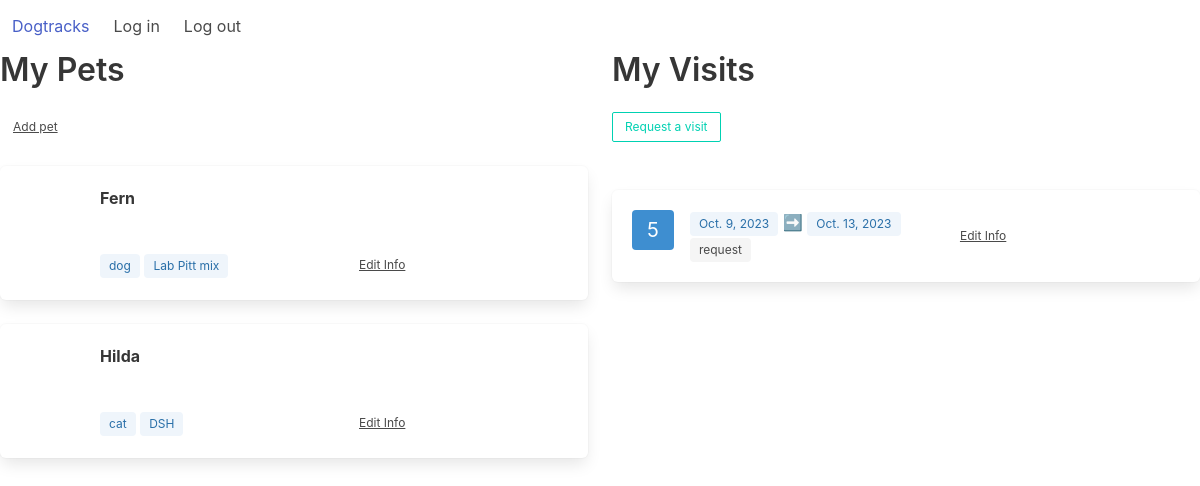
The app's page /dogtracks/ (signed in), older data.
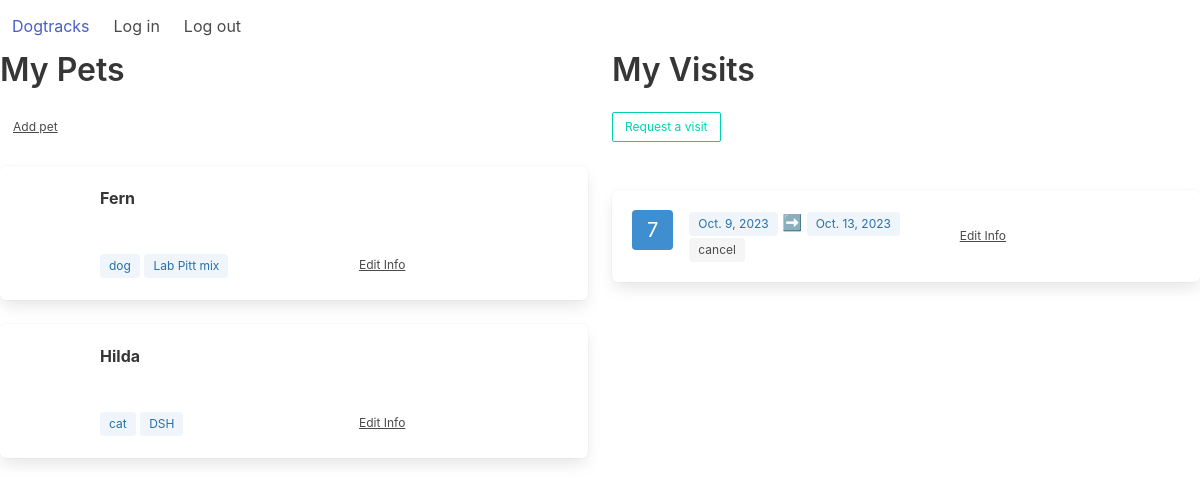
The same page, newer data.
### dogtracks/models.py (models this page shows, shortened)
class Animal(models.Model):
	CHOICES = (('dog', 'Dog'), ('cat', 'Cat'), ('horse', 'Horse'), ('other', 'Other'))
	owner = models.ForeignKey(User, related_name='animals', on_delete=models.SET_NULL, null=True)
	name = models.CharField(max_length=25, null=False, blank=False, verbose_name="Pet name")
	photo = models.FileField(upload_to='images', null=True, blank=True)
	breed = models.CharField(max_length=25, blank=True)
	species = models.CharField(choices=CHOICES, max_length=10, blank=True)
	birthday = models.DateField(auto_now=False, auto_now_add=False, null=True, blank=True)

class Visit(models.Model):
	CHOICES = (('request','Request'), ('confirm', 'Confirm'), ('complete', 'Complete'), ('cancel','Cancel'))
	requester = models.ForeignKey(User, related_name='visits', on_delete=models.SET_NULL, null=True)
	status = models.CharField(choices=CHOICES, max_length=10, default='request')
	start = models.DateField(auto_now=False,auto_now_add=False)
	end = models.DateField(auto_now=False,auto_now_add=False)

### dogtracks/views.py (the view)
# urls.py: path('', views.index, name='index'),
def index(request):
	if request.user.is_authenticated:
		pets = Animal.objects.filter(owner=request.user)
		visits = Visit.objects.filter(requester=request.user)
		context = {"pets": pets,
					"visits": visits}
		return render(request, "dogtracks/dashboard.html", context)
	else:
		return render(request, "dogtracks/login.html")

### dogtracks/templates/dogtracks/dashboard.html
{% extends "dogtracks/template.html" %}
{% load static %}
{% block content %}
<div class="columns">
	<div class="column">
		<div class="container">
			<h1 class="title">My Pets</h1>
			<a class="button is-text is-small" href="{% url 'add_pet' %}">Add pet</a>
		</div>
		<br />
		{% for pet in pets %}
		<div class="box">
			<article class="media">
				<div class="media-left">
					<figure class="image is-64x64">
					</figure>
				</div>
				<div class="media-content">
					<div class="content">
						<p><strong>{{ pet.name }}</strong></p>
						<br />
						<div class="columns is-vcentered">
							<div class="column">
								<span class="tag is-info is-light">{{ pet.species }}</span>
								<span class="tag is-info is-light">{{ pet.breed }}</span>
							</div>
							<div class="column">
								<a class=" button is-text is-small" href="{% url 'update_pet' pet.id %}">
								Edit Info
								</a>
							</div>
						</div>
					</div>
				</div>
			</article>
		</div>
		{% endfor %}
	</div>
	<div class="column">
		<div class="block">
			<h1 class="title">My Visits</h1>
			<a class="button is-outlined is-primary is-small" href="{% url 'add_visit' %}">Request a visit</a>
		</div>
	<br />
	{% for visit in visits %}
	<div class="box">
			<article class="media">
				<div class="media-left">
					<span class="tag is-info is-large">{{ visit.id }}</span>
				</div>
				<div class="media-content">
					<div class="content">
						<div class="columns is-vcentered">
							<div class="column">
								<span class="tag is-info is-light">{{ visit.start }}</span>
								<span>➡️</span>
								<span class="tag is-info is-light">{{ visit.end }}</span>
								<br />
								<span class="tag">{{ visit.status }}</span>
							</div>
							<div class="column">
								<a class=" button is-text is-small" href="{% url 'update_visit' visit.id %}">
								Edit Info
								</a>
							</div>
						</div>
					</div>
				</div>
			</article>
		</div>
	{% endfor %}
</div>
{% endblock %}

### dogtracks/templates/dogtracks/template.html (shortened to what this page needs)
{% load static %}
<!DOCTYPE html>
<html>
<head>
	<link rel="stylesheet" href="https://cdn.jsdelivr.net/npm/bulma@0.9.4/css/bulma.min.css">
</head>
<body>
	<nav class="navbar" role="navigation">
		<div class="navbar-brand">
			<a class="navbar-item" href="{% url 'index' %}">Dogtracks</a>
		</div>
		<div class="navbar-start">
			<a class="navbar-item" href="{% url 'login' %}">Log in</a>
			<a class="navbar-item" href="{% url 'logout' %}">Log out</a>
		</div>
	</nav>
	<div>
		{% block content %}
		{% endblock %}
	</div>
</body>
</html>

Row changes from the older to the newer data that the page shows:
removed Visit: id "5", start "Oct. 9, 2023", end "Oct. 13, 2023", status "request"
added Visit: id "7", start "Oct. 9, 2023", end "Oct. 13, 2023", status "cancel"
